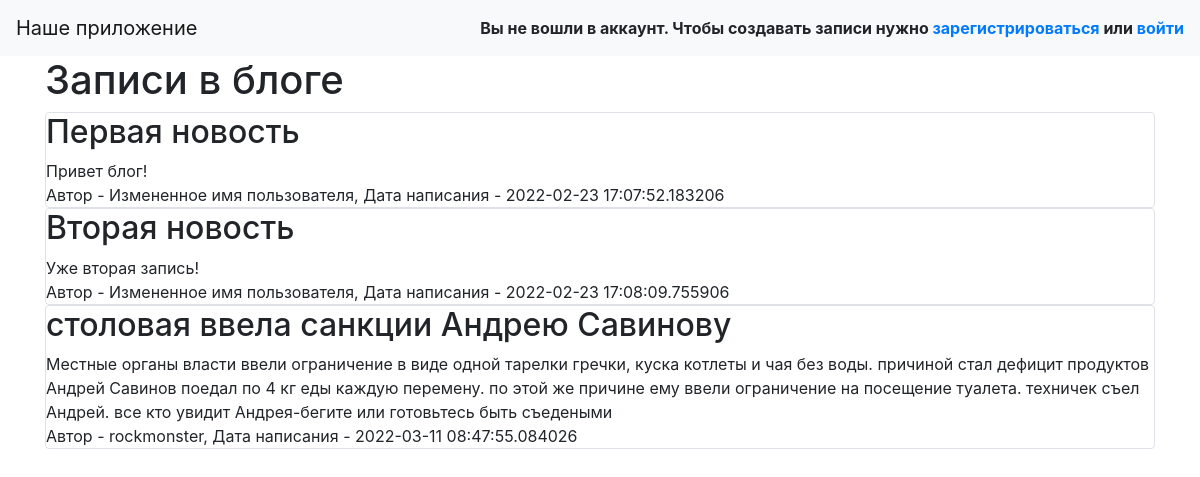
The page / on the database its author committed.
### data/news.py (models this page shows)
class News(SqlAlchemyBase, UserMixin, SerializerMixin):
    __tablename__ = 'news'
    id = sqlalchemy.Column(sqlalchemy.Integer,
                           primary_key=True, autoincrement=True)
    title = sqlalchemy.Column(sqlalchemy.String, nullable=True)
    content = sqlalchemy.Column(sqlalchemy.String, nullable=True)
    created_date = sqlalchemy.Column(sqlalchemy.DateTime,
                                     default=datetime.datetime.now)
    is_private = sqlalchemy.Column(sqlalchemy.Boolean, default=True)
    user_id = sqlalchemy.Column(sqlalchemy.Integer,
                                sqlalchemy.ForeignKey("users.id"))
    user = orm.relation('User')
    categories = orm.relation("Category", secondary="association", backref="news")

### data/users.py (models this page shows, shortened)
class User(SqlAlchemyBase, UserMixin, SerializerMixin):
    news = orm.relation("News", back_populates='user')
    __tablename__ = 'users'
    id = sqlalchemy.Column(sqlalchemy.Integer,
                           primary_key=True, autoincrement=True)
    name = sqlalchemy.Column(sqlalchemy.String, nullable=True)
    about = sqlalchemy.Column(sqlalchemy.String, nullable=True)
    email = sqlalchemy.Column(sqlalchemy.String,
                              index=True, unique=True, nullable=True)
    hashed_password = sqlalchemy.Column(sqlalchemy.String, nullable=True)
    created_date = sqlalchemy.Column(sqlalchemy.DateTime,
                                     default=datetime.datetime.now)

### main.py (the view)
@app.route("/")
def index():
    db_sess = db_session.create_session()
    news = db_sess.query(News).filter(News.is_private != True)
    return render_template("index.html", news=news)

### data/db_session.py (called while the page is built)
def create_session() -> Session:
    global __factory
    return __factory()

### templates/index.html (shortened to what this page needs)
{% extends "base.html" %}
{% block content %}
<h1>Записи в блоге</h1>
{% for item in news%}
<div class="col-md6 border rounded">
    <h2>{{item.title}}</h2>
    <div>
        {{item.content}}
    </div>
    <div>
        Автор - {{item.user.name}}, Дата написания - {{item.created_date}}
    </div>
</div>
{% endfor %}
{% endblock %}

### templates/base.html (shortened to what this page needs)
<!doctype html>
<html lang="en">
<head>
    <link rel="stylesheet"
          href="https://stackpath.bootstrapcdn.com/bootstrap/4.4.1/css/bootstrap.min.css"
>
</head>
<body>
<header>
    <nav class="navbar navbar-light bg-light">
        <a class="navbar-brand" href="#">Наше приложение</a>
        {% if current_user.is_authenticated %}
        <strong>current_user.name</strong>
        {% else %}
        <strong>Вы не вошли в аккаунт. Чтобы создавать записи нужно <a href="/register">зарегистрироваться</a> или <a
                href="/login">войти</a></strong>
        {% endif %}
    </nav>
</header>
<main role="main" class="container">
    {% block content %}{% endblock %}
</main>
</body>
</html>

### rows shown on the page
News: title "Первая новость", content "Привет блог!", user.name "Измененное имя пользователя", created_date "2022-02-23 17:07:52.183206"
News: title "Вторая новость", content "Уже вторая запись!", user.name "Измененное имя пользователя", created_date "2022-02-23 17:08:09.755906"
News: title "столовая ввела санкции Андрею Савинову", content "Местные органы власти ввели ограничение в виде одной тарелки гречки, куска котлеты и чая без воды. причиной стал дефицит продуктов Андрей Савинов поедал по 4 кг еды каждую перемену. по этой же причине ему ввели ограничение на посещение туалета. техничек cъел Андрей. все кто увидит Андрея-бегите или готовьтесь быть съедеными", user.name "rockmonster", created_date "2022-03-11 08:47:55.084026"
